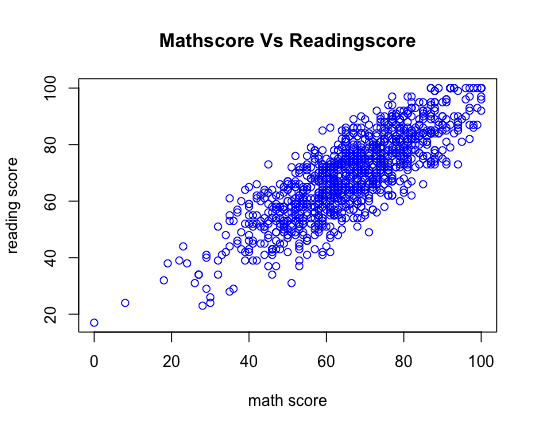

Generate this figure with R:
library(readr)
StudentsPerformance <- read_csv("StudentsPerformance.csv")
View(StudentsPerformance)
attach(StudentsPerformance)
plot(`math score`,`reading score`,main="Mathscore Vs Readingscore",col="blue")
